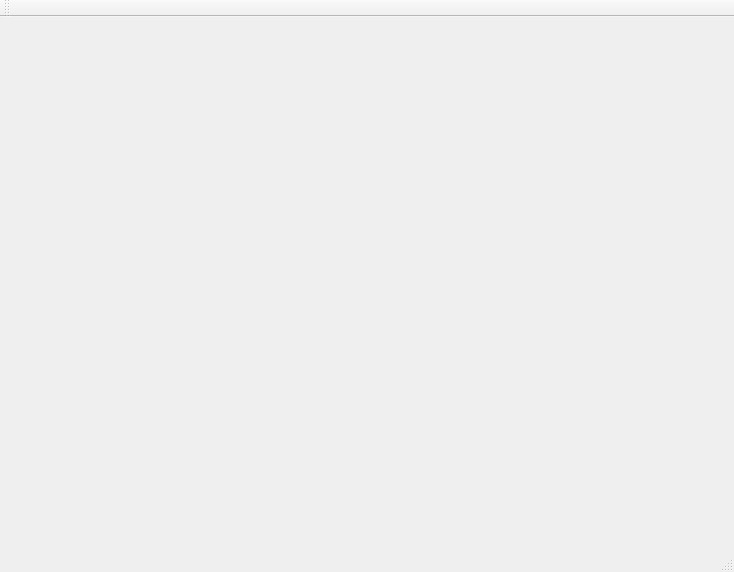
<?xml version="1.0" encoding="UTF-8"?>
<ui version="4.0">
 <class>MainWindow</class>
 <widget class="QMainWindow" name="MainWindow">
  <property name="geometry">
   <rect>
    <x>0</x>
    <y>0</y>
    <width>734</width>
    <height>572</height>
   </rect>
  </property>
  <property name="windowTitle">
   <string>MainWindow</string>
  </property>
  <widget class="QWidget" name="centralWidget">
   <widget class="Canvas" name="widget" native="true">
    <property name="geometry">
     <rect>
      <x>0</x>
      <y>0</y>
      <width>731</width>
      <height>531</height>
     </rect>
    </property>
   </widget>
  </widget>
  <widget class="QMenuBar" name="menuBar">
   <property name="geometry">
    <rect>
     <x>0</x>
     <y>0</y>
     <width>734</width>
     <height>20</height>
    </rect>
   </property>
  </widget>
  <widget class="QToolBar" name="mainToolBar">
   <attribute name="toolBarArea">
    <enum>TopToolBarArea</enum>
   </attribute>
   <attribute name="toolBarBreak">
    <bool>false</bool>
   </attribute>
  </widget>
  <widget class="QStatusBar" name="statusBar"/>
 </widget>
 <layoutdefault spacing="6" margin="11"/>
 <customwidgets>
  <customwidget>
   <class>Canvas</class>
   <extends>QWidget</extends>
   <header>canvas.h</header>
   <container>1</container>
  </customwidget>
 </customwidgets>
 <resources/>
 <connections/>
</ui>
